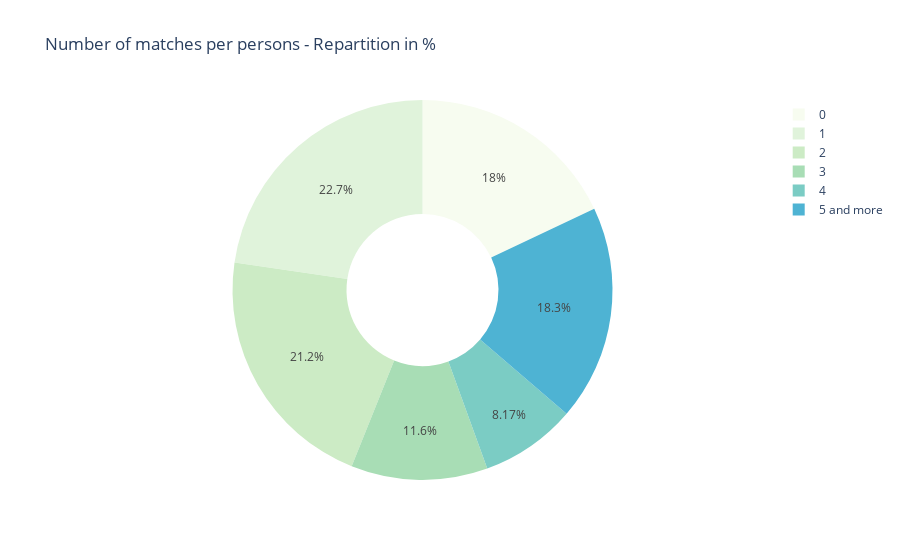

Notebook source saved alongside this figure:
### Code cell
pie_match = px.pie(nb_match_per_person, values = "match", 
                   names = "nb_match", 
                   title = "Number of matches per persons - Repartition in %", 
                   hole = 0.4, 
                   color_discrete_sequence= px.colors.sequential.GnBu)
pie_match.update_traces(sort=False) 
pie_match.show()

### Figure 1 — Plotly figure (JSON) as saved in the notebook; plotly's stock layout.template omitted (floating-point values rounded to 4 significant figures)
{"data": [{"domain": {"x": [0, 1], "y": [0, 1]}, "hole": 0.4, "hovertemplate": "nb_match=%{label}<br>match=%{value}<extra></extra>", "labels": [0, 1, 2, 3, 4, "5 and more"], "legendgroup": "", "name": "", "showlegend": true, "sort": false, "type": "pie", "values": [99, 125, 117, 64, 45, 101]}], "layout": {"legend": {"tracegroupgap": 0}, "piecolorway": ["rgb(247,252,240)", "rgb(224,243,219)", "rgb(204,235,197)", "rgb(168,221,181)", "rgb(123,204,196)", "rgb(78,179,211)", "rgb(43,140,190)", "rgb(8,104,172)", "rgb(8,64,129)"], "title": {"text": "Number of matches per persons - Repartition in %"}}}
